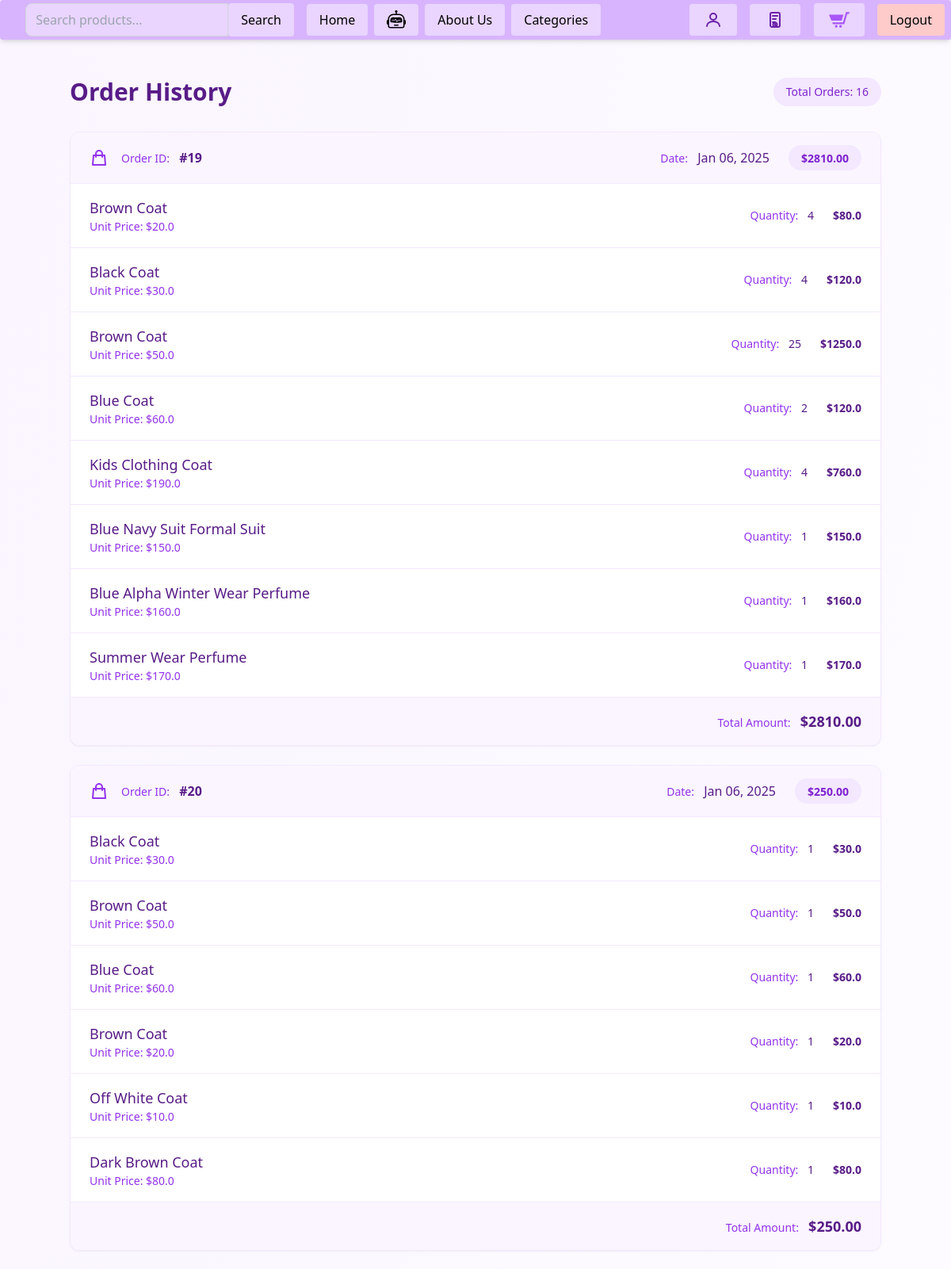
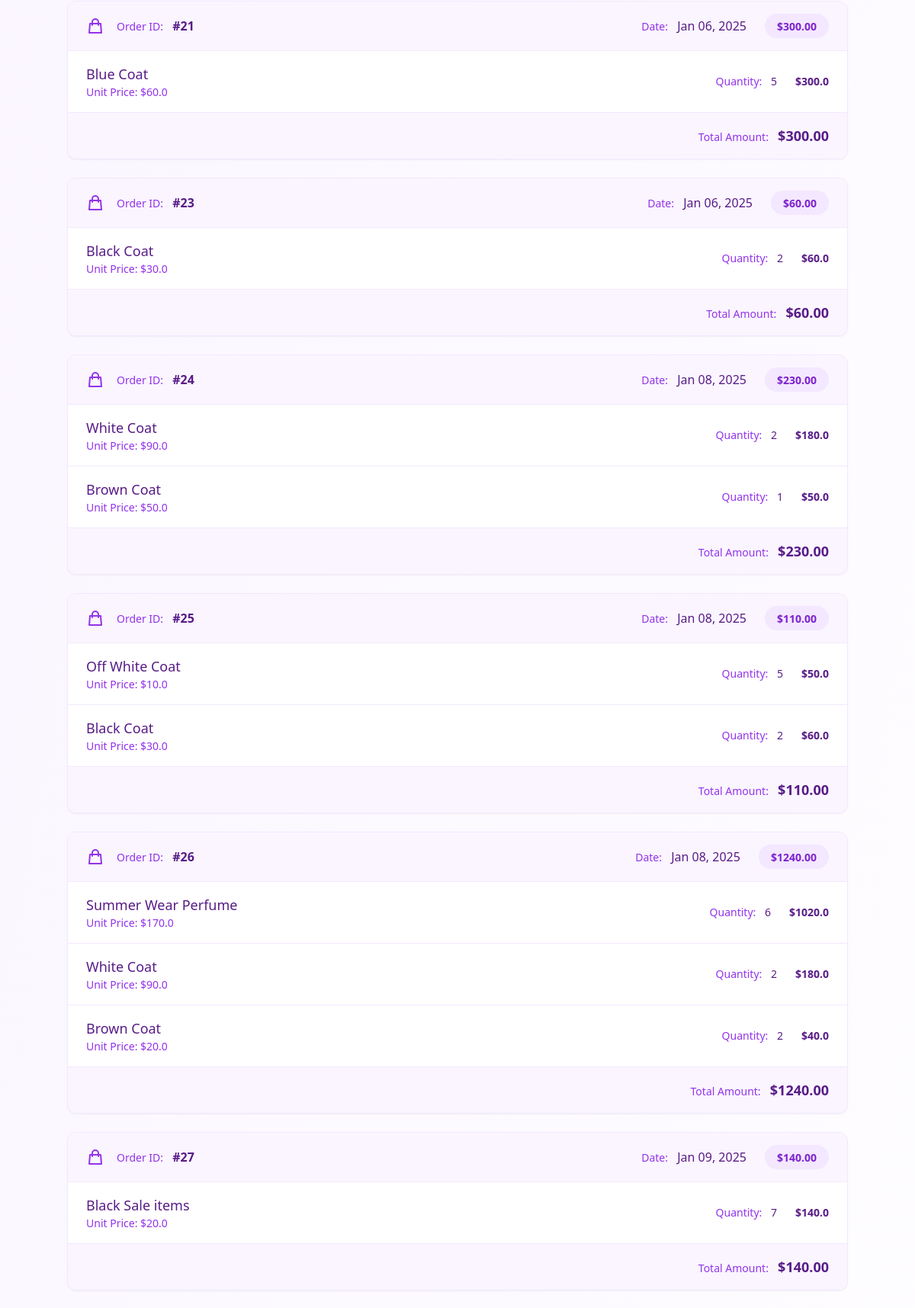
Screenshot of /api/cart/orders/view/ (signed in, upper part) with the database file from the repository (2 pictures, top to bottom).
### cart/models.py (models this page shows, shortened)
class OrderDone(models.Model):
    order_id = models.CharField(max_length=20, unique=True , editable=False)
    user = models.ForeignKey(settings.AUTH_USER_MODEL, on_delete=models.CASCADE)
    products = models.JSONField()
    total_amount = models.DecimalField(max_digits=10, decimal_places=2)
    stripe_session_id = models.CharField(max_length=255, unique=True)
    created_at = models.DateTimeField(auto_now_add=True)
    intent = models.CharField(max_length=255, null=True, blank=True)
    refund_status = models.CharField(max_length=50, default="Not Refunded")
    is_refunded = models.BooleanField(default=False)

### cart/views.py (the view)
# urls.py: path('orders/view/', orders_template_view, name='order-done-template'),
@login_required
def orders_template_view(request):
    orders = OrderDone.objects.filter(user=request.user)
    return render(request, "cart/orders.html", {"orders": orders})

### cart/templatetags/custom_filters.py (called while the page is built)
@register.filter
def mul(value, arg):
    try:
        return float(value) * float(arg)
    except (ValueError, TypeError):
        return None

### display/context_processors.py (called while the page is built)
def categories(request):
    return {
        'categories': Category.objects.all()
    }

### cart/templates/cart/orders.html (shortened to what this page needs)
{% extends 'base.html' %}
{% load custom_filters %}
{% block content %}
<div class="min-h-screen bg-gradient-to-br from-purple-50 to-white py-12 px-4 sm:px-6 lg:px-8">
    <div class="max-w-5xl mx-auto">
        <div class="flex items-center justify-between mb-8">
            <h1 class="text-3xl font-bold text-purple-900">Order History</h1>
            <div class="bg-purple-100 rounded-full px-4 py-2 text-sm text-purple-700">
                Total Orders: {{ orders|length }}
            </div>
        </div>
        {% if orders %}
        <div class="space-y-6">
            {% for order in orders %}
            <div class="bg-white rounded-xl shadow-sm border border-purple-100 overflow-hidden">
                <div class="bg-purple-50 px-6 py-4 border-b border-purple-100">
                    <div class="flex flex-wrap items-center justify-between gap-4">
                        <div class="flex items-center space-x-4">
                            <div class="text-purple-600">
                                <svg xmlns="http://www.w3.org/2000/svg" class="h-6 w-6" fill="none" viewBox="0 0 24 24" stroke="currentColor">
                                    <path stroke-linecap="round" stroke-linejoin="round" stroke-width="2" d="M16 11V7a4 4 0 00-8 0v4M5 9h14l1 12H4L5 9z" />
                                </svg>
                            </div>
                            <div>
                                <span class="text-sm text-purple-600 font-medium">Order ID:</span>
                                <span class="ml-2 text-purple-900 font-semibold">#{{ order.id }}</span>
                            </div>
                        </div>
                        <div class="flex items-center space-x-6">
                            <div>
                                <span class="text-sm text-purple-600 font-medium">Date:</span>
                                <span class="ml-2 text-purple-900">{{ order.created_at|date:"M d, Y" }}</span>
                            </div>
                            <div class="bg-purple-100 rounded-full px-4 py-1">
                                <span class="text-sm font-semibold text-purple-700">${{ order.total_amount }}</span>
                            </div>
                        </div>
                    </div>
                </div>
                <div class="divide-y divide-purple-100">
                    {% for product in order.products %}
                    <div class="px-6 py-4 hover:bg-purple-50 transition-colors">
                        <div class="flex flex-wrap items-center justify-between gap-4">
                            <div class="flex-1">
                                <h3 class="text-lg font-medium text-purple-900">{{ product.name }}</h3>
                                <p class="text-sm text-purple-600">Unit Price: ${{ product.price }}</p>
                            </div>
                            <div class="flex items-center space-x-6">
                                <div class="text-sm">
                                    <span class="text-purple-600 font-medium">Quantity:</span>
                                    <span class="ml-2 text-purple-900">{{ product.quantity }}</span>
                                </div>
                                <div class="text-sm font-semibold text-purple-900">
                                    ${{ product.price|mul:product.quantity }}
                                </div>
                            </div>
                        </div>
                    </div>
                    {% endfor %}
                </div>
                <div class="bg-purple-50 px-6 py-4 border-t border-purple-100">
                    <div class="flex justify-end">
                        <div class="text-right">
                            <span class="text-sm text-purple-600 font-medium">Total Amount:</span>
                            <span class="ml-2 text-lg font-bold text-purple-900">${{ order.total_amount }}</span>
                        </div>
                    </div>
                </div>
            </div>
            {% endfor %}
        </div>
        {% endif %}
    </div>
</div>
{% endblock %}

### rows the page displays
OrderDone: id "19", created_at "Jan 06, 2025", total_amount "2810.00", name "Brown Coat" "Black Coat" "Brown Coat" "Blue Coat" "Kids Clothing Coat" "Blue Navy Suit Formal Suit" "Blue Alpha Winter Wear Perfume" "Summer Wear Perfume", price "20.0" "30.0" "50.0" "60.0" "190.0" "150.0" "160.0" "170.0", quantity "4" "4" "25" "2" "4" "1" "1" "1", price|mul "80.0" "120.0" "1250.0" "120.0" "760.0" "150.0" "160.0" "170.0"
OrderDone: id "20", created_at "Jan 06, 2025", total_amount "250.00", name "Black Coat" "Brown Coat" "Blue Coat" "Brown Coat" "Off White Coat" "Dark Brown Coat", price "30.0" "50.0" "60.0" "20.0" "10.0" "80.0", quantity "1" "1" "1" "1" "1" "1", price|mul "30.0" "50.0" "60.0" "20.0" "10.0" "80.0"
OrderDone: id "21", created_at "Jan 06, 2025", total_amount "300.00", name "Blue Coat", price "60.0", quantity "5", price|mul "300.0"
OrderDone: id "23", created_at "Jan 06, 2025", total_amount "60.00", name "Black Coat", price "30.0", quantity "2", price|mul "60.0"
OrderDone: id "24", created_at "Jan 08, 2025", total_amount "230.00", name "White Coat" "Brown Coat", price "90.0" "50.0", quantity "2" "1", price|mul "180.0" "50.0"
OrderDone: id "25", created_at "Jan 08, 2025", total_amount "110.00", name "Off White Coat" "Black Coat", price "10.0" "30.0", quantity "5" "2", price|mul "50.0" "60.0"
OrderDone: id "26", created_at "Jan 08, 2025", total_amount "1240.00", name "Summer Wear Perfume" "White Coat" "Brown Coat", price "170.0" "90.0" "20.0", quantity "6" "2" "2", price|mul "1020.0" "180.0" "40.0"
OrderDone: id "27", created_at "Jan 09, 2025", total_amount "140.00", name "Black Sale items", price "20.0", quantity "7", price|mul "140.0"

### other values shown
{{ orders|length }} "16"
